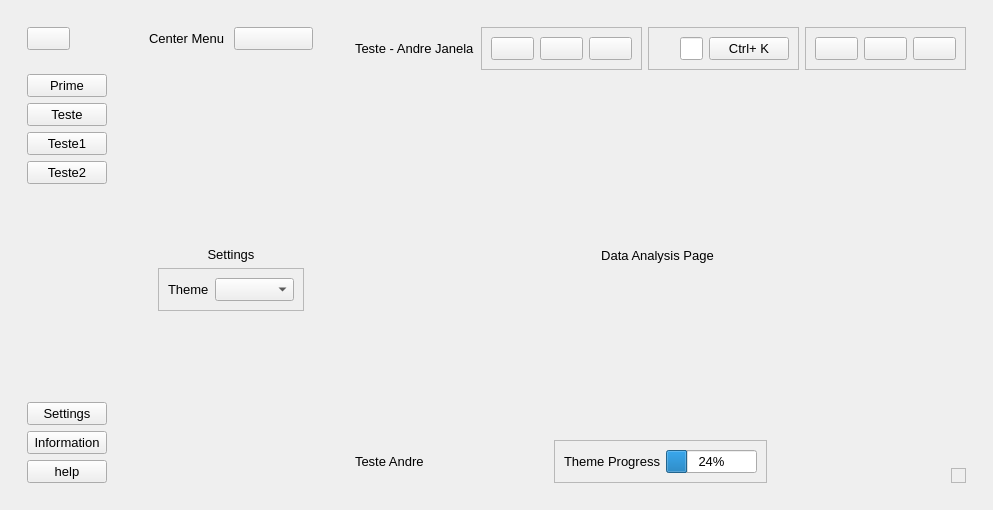
<?xml version="1.0" encoding="UTF-8"?>
<ui version="4.0">
 <class>MainWindow</class>
 <widget class="QMainWindow" name="MainWindow">
  <property name="geometry">
   <rect>
    <x>0</x>
    <y>0</y>
    <width>936</width>
    <height>510</height>
   </rect>
  </property>
  <property name="font">
   <font>
    <pointsize>10</pointsize>
   </font>
  </property>
  <property name="windowTitle">
   <string>MainWindow</string>
  </property>
  <property name="styleSheet">
   <string notr="true"/>
  </property>
  <widget class="QWidget" name="centralwidget">
   <layout class="QHBoxLayout" name="horizontalLayout">
    <item alignment="Qt::AlignLeft">
     <widget class="QWidget" name="menuesquerdo" native="true">
      <layout class="QVBoxLayout" name="verticalLayout">
       <item alignment="Qt::AlignLeft|Qt::AlignTop">
        <widget class="QWidget" name="widget" native="true">
         <layout class="QVBoxLayout" name="verticalLayout_2">
          <item>
           <widget class="QPushButton" name="menuBtn">
            <property name="text">
             <string/>
            </property>
            <property name="icon">
             <iconset resource="../Qss/icons/_icons.qrc">
              <normaloff>:/feather/icons/feather/menu.png</normaloff>:/feather/icons/feather/menu.png</iconset>
            </property>
           </widget>
          </item>
         </layout>
        </widget>
       </item>
       <item alignment="Qt::AlignLeft|Qt::AlignTop">
        <widget class="QWidget" name="widget_2" native="true">
         <layout class="QVBoxLayout" name="verticalLayout_3">
          <item>
           <widget class="QPushButton" name="pushButton">
            <property name="text">
             <string>Prime</string>
            </property>
            <property name="icon">
             <iconset resource="../Qss/icons/_icons.qrc">
              <normaloff>:/font_awesome_brands/icons/font_awesome/brands/creative-commons-pd-alt.png</normaloff>:/font_awesome_brands/icons/font_awesome/brands/creative-commons-pd-alt.png</iconset>
            </property>
           </widget>
          </item>
          <item>
           <widget class="QPushButton" name="pushButton_2">
            <property name="text">
             <string>Teste</string>
            </property>
            <property name="icon">
             <iconset resource="../Qss/icons/_icons.qrc">
              <normaloff>:/font_awesome_brands/icons/font_awesome/brands/salesforce.png</normaloff>:/font_awesome_brands/icons/font_awesome/brands/salesforce.png</iconset>
            </property>
           </widget>
          </item>
          <item>
           <widget class="QPushButton" name="pushButton_3">
            <property name="text">
             <string>Teste1</string>
            </property>
            <property name="icon">
             <iconset resource="../Qss/icons/_icons.qrc">
              <normaloff>:/font_awesome_brands/icons/font_awesome/brands/angellist.png</normaloff>:/font_awesome_brands/icons/font_awesome/brands/angellist.png</iconset>
            </property>
           </widget>
          </item>
          <item>
           <widget class="QPushButton" name="pushButton_4">
            <property name="text">
             <string>Teste2</string>
            </property>
            <property name="icon">
             <iconset resource="../Qss/icons/_icons.qrc">
              <normaloff>:/material_design/icons/material_design/aod.png</normaloff>:/material_design/icons/material_design/aod.png</iconset>
            </property>
           </widget>
          </item>
         </layout>
        </widget>
       </item>
       <item>
        <spacer name="verticalSpacer">
         <property name="orientation">
          <enum>Qt::Vertical</enum>
         </property>
         <property name="sizeHint" stdset="0">
          <size>
           <width>20</width>
           <height>40</height>
          </size>
         </property>
        </spacer>
       </item>
       <item alignment="Qt::AlignLeft|Qt::AlignBottom">
        <widget class="QWidget" name="widget_3" native="true">
         <layout class="QVBoxLayout" name="verticalLayout_4">
          <item>
           <widget class="QPushButton" name="pushButton_5">
            <property name="text">
             <string>Settings</string>
            </property>
            <property name="icon">
             <iconset resource="../Qss/icons/_icons.qrc">
              <normaloff>:/feather/icons/feather/settings.png</normaloff>:/feather/icons/feather/settings.png</iconset>
            </property>
           </widget>
          </item>
          <item>
           <widget class="QPushButton" name="pushButton_6">
            <property name="text">
             <string>Information</string>
            </property>
            <property name="icon">
             <iconset resource="../Qss/icons/_icons.qrc">
              <normaloff>:/feather/icons/feather/info.png</normaloff>:/feather/icons/feather/info.png</iconset>
            </property>
           </widget>
          </item>
          <item>
           <widget class="QPushButton" name="pushButton_7">
            <property name="text">
             <string>help</string>
            </property>
            <property name="icon">
             <iconset resource="../Qss/icons/_icons.qrc">
              <normaloff>:/feather/icons/feather/help-circle.png</normaloff>:/feather/icons/feather/help-circle.png</iconset>
            </property>
           </widget>
          </item>
         </layout>
        </widget>
       </item>
      </layout>
     </widget>
    </item>
    <item>
     <widget class="QWidget" name="menucentral" native="true">
      <property name="maximumSize">
       <size>
        <width>200</width>
        <height>16777215</height>
       </size>
      </property>
      <layout class="QVBoxLayout" name="verticalLayout_5">
       <item>
        <widget class="QWidget" name="widget_4" native="true">
         <layout class="QHBoxLayout" name="horizontalLayout_2">
          <item>
           <widget class="QLabel" name="label">
            <property name="text">
             <string>Center Menu</string>
            </property>
           </widget>
          </item>
          <item>
           <widget class="QPushButton" name="pushButton_8">
            <property name="text">
             <string/>
            </property>
            <property name="icon">
             <iconset resource="../Qss/icons/_icons.qrc">
              <normaloff>:/feather/icons/feather/x-circle.png</normaloff>:/feather/icons/feather/x-circle.png</iconset>
            </property>
           </widget>
          </item>
         </layout>
        </widget>
       </item>
       <item>
        <widget class="QStackedWidget" name="stackedWidget">
         <widget class="QWidget" name="settingsPage">
          <layout class="QVBoxLayout" name="verticalLayout_6">
           <item>
            <widget class="QWidget" name="widget_5" native="true">
             <layout class="QVBoxLayout" name="verticalLayout_7">
              <item>
               <spacer name="verticalSpacer_2">
                <property name="orientation">
                 <enum>Qt::Vertical</enum>
                </property>
                <property name="sizeHint" stdset="0">
                 <size>
                  <width>20</width>
                  <height>40</height>
                 </size>
                </property>
               </spacer>
              </item>
              <item>
               <widget class="QLabel" name="label_2">
                <property name="text">
                 <string>Settings</string>
                </property>
                <property name="alignment">
                 <set>Qt::AlignCenter</set>
                </property>
               </widget>
              </item>
              <item>
               <widget class="QFrame" name="frame">
                <property name="frameShape">
                 <enum>QFrame::StyledPanel</enum>
                </property>
                <property name="frameShadow">
                 <enum>QFrame::Raised</enum>
                </property>
                <layout class="QHBoxLayout" name="horizontalLayout_3">
                 <item>
                  <widget class="QLabel" name="label_3">
                   <property name="text">
                    <string>Theme</string>
                   </property>
                  </widget>
                 </item>
                 <item>
                  <widget class="QComboBox" name="comboBox"/>
                 </item>
                </layout>
               </widget>
              </item>
              <item>
               <spacer name="verticalSpacer_3">
                <property name="orientation">
                 <enum>Qt::Vertical</enum>
                </property>
                <property name="sizeHint" stdset="0">
                 <size>
                  <width>20</width>
                  <height>40</height>
                 </size>
                </property>
               </spacer>
              </item>
             </layout>
            </widget>
           </item>
          </layout>
         </widget>
         <widget class="QWidget" name="informationPage">
          <layout class="QVBoxLayout" name="verticalLayout_8">
           <item>
            <widget class="QLabel" name="label_4">
             <property name="text">
              <string>Information</string>
             </property>
             <property name="alignment">
              <set>Qt::AlignCenter</set>
             </property>
            </widget>
           </item>
          </layout>
         </widget>
         <widget class="QWidget" name="helpPage">
          <layout class="QVBoxLayout" name="verticalLayout_9">
           <item alignment="Qt::AlignVCenter">
            <widget class="QLabel" name="label_5">
             <property name="text">
              <string>Help</string>
             </property>
             <property name="alignment">
              <set>Qt::AlignCenter</set>
             </property>
            </widget>
           </item>
          </layout>
         </widget>
        </widget>
       </item>
      </layout>
     </widget>
    </item>
    <item>
     <widget class="QWidget" name="maiBody" native="true">
      <property name="sizePolicy">
       <sizepolicy hsizetype="Expanding" vsizetype="Preferred">
        <horstretch>0</horstretch>
        <verstretch>0</verstretch>
       </sizepolicy>
      </property>
      <layout class="QVBoxLayout" name="verticalLayout_10">
       <item alignment="Qt::AlignTop">
        <widget class="QWidget" name="header" native="true">
         <layout class="QHBoxLayout" name="horizontalLayout_6">
          <item>
           <widget class="QLabel" name="titleTxt_2">
            <property name="text">
             <string>Teste - Andre Janela</string>
            </property>
           </widget>
          </item>
          <item>
           <widget class="QFrame" name="frame_6">
            <property name="frameShape">
             <enum>QFrame::StyledPanel</enum>
            </property>
            <property name="frameShadow">
             <enum>QFrame::Raised</enum>
            </property>
            <layout class="QHBoxLayout" name="horizontalLayout_10">
             <item>
              <widget class="QPushButton" name="notificationBtn_2">
               <property name="text">
                <string/>
               </property>
               <property name="icon">
                <iconset resource="../Qss/icons/_icons.qrc">
                 <normaloff>:/material_design/icons/material_design/notifications.png</normaloff>:/material_design/icons/material_design/notifications.png</iconset>
               </property>
              </widget>
             </item>
             <item>
              <widget class="QPushButton" name="moreBtn_2">
               <property name="text">
                <string/>
               </property>
               <property name="icon">
                <iconset resource="../Qss/icons/_icons.qrc">
                 <normaloff>:/feather/icons/feather/more-horizontal.png</normaloff>:/feather/icons/feather/more-horizontal.png</iconset>
               </property>
              </widget>
             </item>
             <item>
              <widget class="QPushButton" name="profileBtn_2">
               <property name="text">
                <string/>
               </property>
               <property name="icon">
                <iconset resource="../Qss/icons/_icons.qrc">
                 <normaloff>:/feather/icons/feather/user.png</normaloff>:/feather/icons/feather/user.png</iconset>
               </property>
              </widget>
             </item>
            </layout>
           </widget>
          </item>
          <item>
           <widget class="QFrame" name="searchinpCont_2">
            <property name="frameShape">
             <enum>QFrame::StyledPanel</enum>
            </property>
            <property name="frameShadow">
             <enum>QFrame::Raised</enum>
            </property>
            <layout class="QHBoxLayout" name="horizontalLayout_11">
             <item>
              <widget class="QLabel" name="label_10">
               <property name="minimumSize">
                <size>
                 <width>16</width>
                 <height>16</height>
                </size>
               </property>
               <property name="maximumSize">
                <size>
                 <width>16</width>
                 <height>16</height>
                </size>
               </property>
               <property name="text">
                <string/>
               </property>
               <property name="pixmap">
                <pixmap resource="../Qss/icons/_icons.qrc">:/feather/icons/feather/search.png</pixmap>
               </property>
               <property name="scaledContents">
                <bool>true</bool>
               </property>
              </widget>
             </item>
             <item>
              <widget class="QLineEdit" name="lineEdit_2"/>
             </item>
             <item>
              <widget class="QPushButton" name="pushButton_10">
               <property name="text">
                <string>Ctrl+ K</string>
               </property>
              </widget>
             </item>
            </layout>
           </widget>
          </item>
          <item alignment="Qt::AlignRight|Qt::AlignTop">
           <widget class="QFrame" name="frame_7">
            <property name="frameShape">
             <enum>QFrame::StyledPanel</enum>
            </property>
            <property name="frameShadow">
             <enum>QFrame::Raised</enum>
            </property>
            <layout class="QHBoxLayout" name="horizontalLayout_12">
             <item>
              <widget class="QPushButton" name="minimizeBtn_2">
               <property name="text">
                <string/>
               </property>
               <property name="icon">
                <iconset resource="../Qss/icons/_icons.qrc">
                 <normaloff>:/feather/icons/feather/window_minimize.png</normaloff>:/feather/icons/feather/window_minimize.png</iconset>
               </property>
              </widget>
             </item>
             <item>
              <widget class="QPushButton" name="restorebtn_2">
               <property name="text">
                <string/>
               </property>
               <property name="icon">
                <iconset resource="../Qss/icons/_icons.qrc">
                 <normaloff>:/feather/icons/feather/window_undock.png</normaloff>:/feather/icons/feather/window_undock.png</iconset>
               </property>
              </widget>
             </item>
             <item>
              <widget class="QPushButton" name="closeBtn_2">
               <property name="text">
                <string/>
               </property>
               <property name="icon">
                <iconset resource="../Qss/icons/_icons.qrc">
                 <normaloff>:/feather/icons/feather/window_close.png</normaloff>:/feather/icons/feather/window_close.png</iconset>
               </property>
              </widget>
             </item>
            </layout>
           </widget>
          </item>
         </layout>
        </widget>
       </item>
       <item>
        <widget class="QWidget" name="mainContents" native="true">
         <layout class="QHBoxLayout" name="horizontalLayout_7">
          <item>
           <widget class="QWidget" name="mainPagesCont" native="true">
            <layout class="QVBoxLayout" name="verticalLayout_11">
             <item>
              <widget class="QStackedWidget" name="stackedWidget_2">
               <widget class="QWidget" name="homePage">
                <layout class="QVBoxLayout" name="verticalLayout_12">
                 <item>
                  <widget class="QLabel" name="label_8">
                   <property name="text">
                    <string>Data Analysis Page</string>
                   </property>
                   <property name="alignment">
                    <set>Qt::AlignCenter</set>
                   </property>
                  </widget>
                 </item>
                </layout>
               </widget>
               <widget class="QWidget" name="dataAnalysisPage">
                <layout class="QVBoxLayout" name="verticalLayout_13">
                 <item>
                  <widget class="QLabel" name="label_9">
                   <property name="text">
                    <string>Data Analy</string>
                   </property>
                   <property name="alignment">
                    <set>Qt::AlignCenter</set>
                   </property>
                  </widget>
                 </item>
                </layout>
               </widget>
              </widget>
             </item>
            </layout>
           </widget>
          </item>
          <item>
           <widget class="QWidget" name="menuDireito" native="true"/>
          </item>
         </layout>
        </widget>
       </item>
       <item alignment="Qt::AlignBottom">
        <widget class="QWidget" name="footer" native="true">
         <layout class="QHBoxLayout" name="horizontalLayout_4">
          <item>
           <widget class="QLabel" name="label_6">
            <property name="text">
             <string>Teste Andre</string>
            </property>
           </widget>
          </item>
          <item alignment="Qt::AlignHCenter">
           <widget class="QFrame" name="frame_2">
            <property name="frameShape">
             <enum>QFrame::StyledPanel</enum>
            </property>
            <property name="frameShadow">
             <enum>QFrame::Raised</enum>
            </property>
            <layout class="QHBoxLayout" name="horizontalLayout_5">
             <item>
              <widget class="QLabel" name="label_7">
               <property name="text">
                <string>Theme Progress</string>
               </property>
              </widget>
             </item>
             <item>
              <widget class="QProgressBar" name="progressBar">
               <property name="value">
                <number>24</number>
               </property>
              </widget>
             </item>
            </layout>
           </widget>
          </item>
          <item alignment="Qt::AlignRight|Qt::AlignBottom">
           <widget class="QFrame" name="sizeGripe">
            <property name="minimumSize">
             <size>
              <width>15</width>
              <height>15</height>
             </size>
            </property>
            <property name="maximumSize">
             <size>
              <width>15</width>
              <height>15</height>
             </size>
            </property>
            <property name="frameShape">
             <enum>QFrame::StyledPanel</enum>
            </property>
            <property name="frameShadow">
             <enum>QFrame::Raised</enum>
            </property>
           </widget>
          </item>
         </layout>
        </widget>
       </item>
      </layout>
     </widget>
    </item>
   </layout>
  </widget>
 </widget>
 <resources>
  <include location="../Qss/icons/_icons.qrc"/>
 </resources>
 <connections/>
</ui>
